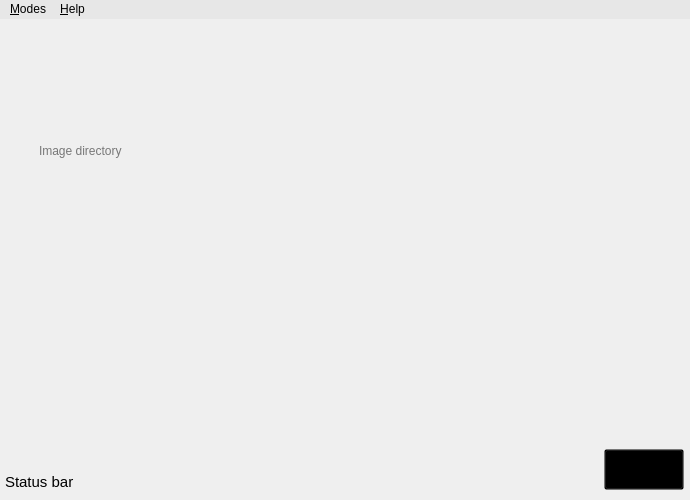
<?xml version="1.0" encoding="UTF-8"?>
<ui version="4.0">
 <class>MainWindow</class>
 <widget class="QMainWindow" name="MainWindow">
  <property name="windowModality">
   <enum>Qt::NonModal</enum>
  </property>
  <property name="enabled">
   <bool>true</bool>
  </property>
  <property name="geometry">
   <rect>
    <x>0</x>
    <y>0</y>
    <width>690</width>
    <height>500</height>
   </rect>
  </property>
  <property name="sizePolicy">
   <sizepolicy hsizetype="Fixed" vsizetype="Fixed">
    <horstretch>0</horstretch>
    <verstretch>0</verstretch>
   </sizepolicy>
  </property>
  <property name="maximumSize">
   <size>
    <width>690</width>
    <height>500</height>
   </size>
  </property>
  <property name="windowTitle">
   <string>Face Recognition</string>
  </property>
  <property name="windowIcon">
   <iconset resource="guiResource.qrc">
    <normaloff>:/Icon/icon.ico</normaloff>:/Icon/icon.ico</iconset>
  </property>
  <property name="windowOpacity">
   <double>1.000000000000000</double>
  </property>
  <property name="toolTipDuration">
   <number>0</number>
  </property>
  <property name="styleSheet">
   <string notr="true"/>
  </property>
  <property name="iconSize">
   <size>
    <width>20</width>
    <height>20</height>
   </size>
  </property>
  <property name="animated">
   <bool>true</bool>
  </property>
  <property name="tabShape">
   <enum>QTabWidget::Rounded</enum>
  </property>
  <widget class="QWidget" name="centralWidget">
   <property name="enabled">
    <bool>true</bool>
   </property>
   <property name="styleSheet">
    <string notr="true">QWidget#centralWidget
{
	border-image: url(:/Background/background.jpg);
}</string>
   </property>
   <widget class="QStackedWidget" name="stackedWidget">
    <property name="geometry">
     <rect>
      <x>0</x>
      <y>0</y>
      <width>691</width>
      <height>491</height>
     </rect>
    </property>
    <property name="minimumSize">
     <size>
      <width>0</width>
      <height>0</height>
     </size>
    </property>
    <property name="autoFillBackground">
     <bool>false</bool>
    </property>
    <property name="styleSheet">
     <string notr="true"/>
    </property>
    <property name="frameShape">
     <enum>QFrame::NoFrame</enum>
    </property>
    <property name="frameShadow">
     <enum>QFrame::Plain</enum>
    </property>
    <property name="currentIndex">
     <number>2</number>
    </property>
    <widget class="QWidget" name="Welcome">
     <widget class="QLabel" name="faceRecIcon">
      <property name="geometry">
       <rect>
        <x>50</x>
        <y>80</y>
        <width>581</width>
        <height>401</height>
       </rect>
      </property>
      <property name="text">
       <string>&lt;html&gt;&lt;head/&gt;&lt;body&gt;&lt;p align=&quot;center&quot;&gt;&lt;img  src=&quot;:/WelcomeImage/welcom.png&quot;/&gt;&lt;/p&gt;&lt;/body&gt;&lt;/html&gt;</string>
      </property>
     </widget>
     <widget class="QLabel" name="faceRecTitle">
      <property name="geometry">
       <rect>
        <x>150</x>
        <y>30</y>
        <width>351</width>
        <height>81</height>
       </rect>
      </property>
      <property name="text">
       <string>&lt;html&gt;&lt;head/&gt;&lt;body&gt;&lt;p&gt;&lt;img width=&quot;350&quot; height=&quot;80&quot; src=&quot;:/WelcomeTitle/welcomeTitle.png&quot;/&gt;&lt;/p&gt;&lt;/body&gt;&lt;/html&gt;</string>
      </property>
     </widget>
    </widget>
    <widget class="QWidget" name="Training">
     <widget class="QGroupBox" name="browseBox">
      <property name="geometry">
       <rect>
        <x>20</x>
        <y>100</y>
        <width>421</width>
        <height>60</height>
       </rect>
      </property>
      <property name="styleSheet">
       <string notr="true">border-style: none</string>
      </property>
      <property name="title">
       <string/>
      </property>
      <property name="flat">
       <bool>false</bool>
      </property>
      <property name="checkable">
       <bool>false</bool>
      </property>
      <widget class="QPushButton" name="browseBtn">
       <property name="geometry">
        <rect>
         <x>319</x>
         <y>7</y>
         <width>91</width>
         <height>51</height>
        </rect>
       </property>
       <property name="sizePolicy">
        <sizepolicy hsizetype="Fixed" vsizetype="Fixed">
         <horstretch>0</horstretch>
         <verstretch>0</verstretch>
        </sizepolicy>
       </property>
       <property name="styleSheet">
        <string notr="true">QPushButton#browseBtn:hover
{
	image: url(:/BrowseBtn/browseHover.png);

}

QPushButton#browseBtn:pressed
{
	image: url(:/BrowseBtn/browsePush.png);

}

QPushButton#browseBtn
{
	image: url(:/BrowseBtn/browseDef.png);
	background:transparent;

}</string>
       </property>
       <property name="text">
        <string/>
       </property>
       <property name="iconSize">
        <size>
         <width>10</width>
         <height>10</height>
        </size>
       </property>
       <property name="autoRepeatDelay">
        <number>4</number>
       </property>
       <property name="autoRepeatInterval">
        <number>4</number>
       </property>
      </widget>
      <widget class="QLabel" name="dirImage">
       <property name="geometry">
        <rect>
         <x>4</x>
         <y>10</y>
         <width>311</width>
         <height>41</height>
        </rect>
       </property>
       <property name="text">
        <string>&lt;html&gt;&lt;head/&gt;&lt;body&gt;&lt;p&gt;&lt;img src=&quot;:/Dir/textInsert.png&quot;/&gt;&lt;/p&gt;&lt;/body&gt;&lt;/html&gt;</string>
       </property>
      </widget>
      <widget class="QLineEdit" name="lineEdit">
       <property name="geometry">
        <rect>
         <x>17</x>
         <y>16</y>
         <width>281</width>
         <height>31</height>
        </rect>
       </property>
       <property name="font">
        <font>
         <pointsize>9</pointsize>
        </font>
       </property>
       <property name="autoFillBackground">
        <bool>false</bool>
       </property>
       <property name="styleSheet">
        <string notr="true">QLineEdit 
{
	background:transparent
}

</string>
       </property>
       <property name="text">
        <string/>
       </property>
       <property name="frame">
        <bool>false</bool>
       </property>
       <property name="placeholderText">
        <string>Training directory</string>
       </property>
      </widget>
     </widget>
     <widget class="QPushButton" name="trainBtn">
      <property name="geometry">
       <rect>
        <x>514</x>
        <y>418</y>
        <width>181</width>
        <height>61</height>
       </rect>
      </property>
      <property name="sizePolicy">
       <sizepolicy hsizetype="Fixed" vsizetype="Fixed">
        <horstretch>0</horstretch>
        <verstretch>0</verstretch>
       </sizepolicy>
      </property>
      <property name="styleSheet">
       <string notr="true">
QPushButton#trainBtn:hover
{
	image: url(:/StartTrainingBtn/startTrainingHover.png);
}

QPushButton#trainBtn:pressed
{
	image: url(:/StartTrainingBtn/startTrainingPush.png);
}

QPushButton#trainBtn
{
	image: url(:/StartTrainingBtn/startTrainingDef.png);
	background:transparent;

}







</string>
      </property>
      <property name="text">
       <string/>
      </property>
      <property name="iconSize">
       <size>
        <width>10</width>
        <height>10</height>
       </size>
      </property>
      <property name="autoRepeatDelay">
       <number>4</number>
      </property>
      <property name="autoRepeatInterval">
       <number>4</number>
      </property>
     </widget>
     <widget class="QLabel" name="trainingTitle">
      <property name="geometry">
       <rect>
        <x>150</x>
        <y>10</y>
        <width>311</width>
        <height>71</height>
       </rect>
      </property>
      <property name="text">
       <string>&lt;html&gt;&lt;head/&gt;&lt;body&gt;&lt;p&gt;&lt;img src=&quot;:/TrainingTitle/trainingTitle.png&quot;/&gt;&lt;/p&gt;&lt;/body&gt;&lt;/html&gt;</string>
      </property>
     </widget>
     <widget class="QLabel" name="statusBar">
      <property name="geometry">
       <rect>
        <x>5</x>
        <y>447</y>
        <width>491</width>
        <height>31</height>
       </rect>
      </property>
      <property name="font">
       <font>
        <pointsize>11</pointsize>
       </font>
      </property>
      <property name="text">
       <string>Status bar</string>
      </property>
     </widget>
    </widget>
    <widget class="QWidget" name="Testing">
     <widget class="QLabel" name="label">
      <property name="geometry">
       <rect>
        <x>269</x>
        <y>24</y>
        <width>141</width>
        <height>71</height>
       </rect>
      </property>
      <property name="text">
       <string>&lt;html&gt;&lt;head/&gt;&lt;body&gt;&lt;p&gt;&lt;img src=&quot;:/TestingTitle/testingTitle.png&quot;/&gt;&lt;/p&gt;&lt;/body&gt;&lt;/html&gt;</string>
      </property>
     </widget>
     <widget class="QPushButton" name="testBtn">
      <property name="geometry">
       <rect>
        <x>604</x>
        <y>430</y>
        <width>80</width>
        <height>41</height>
       </rect>
      </property>
      <property name="sizePolicy">
       <sizepolicy hsizetype="Fixed" vsizetype="Fixed">
        <horstretch>0</horstretch>
        <verstretch>0</verstretch>
       </sizepolicy>
      </property>
      <property name="styleSheet">
       <string notr="true">
QPushButton#testBtn:hover
{
	
	image: url(:/TestBtn/testHover.png);
}

QPushButton#testBtn:pressed
{
	
	image: url(:/TestBtn/testPush.png);
}

QPushButton#testBtn
{
	
	image: url(:/TestBtn/testDef.png);
	background:transparent;

}







</string>
      </property>
      <property name="text">
       <string/>
      </property>
      <property name="iconSize">
       <size>
        <width>10</width>
        <height>10</height>
       </size>
      </property>
      <property name="autoRepeatDelay">
       <number>4</number>
      </property>
      <property name="autoRepeatInterval">
       <number>4</number>
      </property>
     </widget>
     <widget class="QLabel" name="statusBar_2">
      <property name="geometry">
       <rect>
        <x>5</x>
        <y>447</y>
        <width>491</width>
        <height>31</height>
       </rect>
      </property>
      <property name="font">
       <font>
        <pointsize>11</pointsize>
       </font>
      </property>
      <property name="text">
       <string>Status bar</string>
      </property>
     </widget>
     <widget class="QLabel" name="label_2">
      <property name="geometry">
       <rect>
        <x>40</x>
        <y>167</y>
        <width>276</width>
        <height>275</height>
       </rect>
      </property>
      <property name="styleSheet">
       <string notr="true">QLabel#label_2
{
    #border: 2px solid gray;
   #border-radius: 130px;
    #selection-background-color: darkgray;
	#shadow : 10px 10px 5px grey;
}</string>
      </property>
      <property name="text">
       <string>&lt;html&gt;&lt;head/&gt;&lt;body&gt;&lt;p&gt;&lt;img  src=&quot;:/DefaultImage/defualtImage.png&quot;/&gt;&lt;/p&gt;&lt;/body&gt;&lt;/html&gt;</string>
      </property>
      <property name="alignment">
       <set>Qt::AlignLeading|Qt::AlignLeft|Qt::AlignTop</set>
      </property>
     </widget>
     <widget class="QGroupBox" name="browseBoxTesting">
      <property name="geometry">
       <rect>
        <x>20</x>
        <y>100</y>
        <width>421</width>
        <height>60</height>
       </rect>
      </property>
      <property name="styleSheet">
       <string notr="true">border-style: none</string>
      </property>
      <property name="title">
       <string/>
      </property>
      <property name="flat">
       <bool>false</bool>
      </property>
      <property name="checkable">
       <bool>false</bool>
      </property>
      <widget class="QPushButton" name="browseBtnTesting">
       <property name="geometry">
        <rect>
         <x>319</x>
         <y>7</y>
         <width>91</width>
         <height>51</height>
        </rect>
       </property>
       <property name="sizePolicy">
        <sizepolicy hsizetype="Fixed" vsizetype="Fixed">
         <horstretch>0</horstretch>
         <verstretch>0</verstretch>
        </sizepolicy>
       </property>
       <property name="styleSheet">
        <string notr="true">QPushButton#browseBtnTesting:hover
{
	image: url(:/BrowseBtn/browseHover.png);

}

QPushButton#browseBtnTesting:pressed
{
	image: url(:/BrowseBtn/browsePush.png);

}

QPushButton#browseBtnTesting
{
	image: url(:/BrowseBtn/browseDef.png);
	background:transparent;

}</string>
       </property>
       <property name="text">
        <string/>
       </property>
       <property name="iconSize">
        <size>
         <width>10</width>
         <height>10</height>
        </size>
       </property>
       <property name="autoRepeatDelay">
        <number>4</number>
       </property>
       <property name="autoRepeatInterval">
        <number>4</number>
       </property>
      </widget>
      <widget class="QLabel" name="dirImageTesting">
       <property name="geometry">
        <rect>
         <x>4</x>
         <y>10</y>
         <width>311</width>
         <height>41</height>
        </rect>
       </property>
       <property name="text">
        <string>&lt;html&gt;&lt;head/&gt;&lt;body&gt;&lt;p&gt;&lt;img src=&quot;:/Dir/textInsert.png&quot;/&gt;&lt;/p&gt;&lt;/body&gt;&lt;/html&gt;</string>
       </property>
      </widget>
      <widget class="QLineEdit" name="lineEditTesting">
       <property name="geometry">
        <rect>
         <x>17</x>
         <y>16</y>
         <width>281</width>
         <height>31</height>
        </rect>
       </property>
       <property name="font">
        <font>
         <pointsize>9</pointsize>
        </font>
       </property>
       <property name="autoFillBackground">
        <bool>false</bool>
       </property>
       <property name="styleSheet">
        <string notr="true">QLineEdit 
{
	background:transparent
}

</string>
       </property>
       <property name="text">
        <string/>
       </property>
       <property name="frame">
        <bool>false</bool>
       </property>
       <property name="placeholderText">
        <string>Image directory</string>
       </property>
      </widget>
     </widget>
    </widget>
   </widget>
  </widget>
  <widget class="QMenuBar" name="menubar">
   <property name="geometry">
    <rect>
     <x>0</x>
     <y>0</y>
     <width>690</width>
     <height>26</height>
    </rect>
   </property>
   <property name="styleSheet">
    <string notr="true">background-color: rgb(231, 231, 231);
selection-color: rgb(0, 0, 0);
selection-background-color: rgb(154, 201, 254);
</string>
   </property>
   <widget class="QMenu" name="menu_file">
    <property name="title">
     <string>&amp;Modes</string>
    </property>
    <addaction name="actionTrain"/>
    <addaction name="actionTesting"/>
    <addaction name="separator"/>
    <addaction name="actionExit"/>
   </widget>
   <widget class="QMenu" name="menu_Help">
    <property name="title">
     <string>&amp;Help</string>
    </property>
    <addaction name="actionHow_to_use"/>
    <addaction name="actionAbout"/>
   </widget>
   <addaction name="menu_file"/>
   <addaction name="menu_Help"/>
  </widget>
  <action name="actionTrain">
   <property name="text">
    <string>Training</string>
   </property>
  </action>
  <action name="actionTesting">
   <property name="text">
    <string>Testing</string>
   </property>
  </action>
  <action name="actionExit">
   <property name="text">
    <string>Exit</string>
   </property>
  </action>
  <action name="actionHow_to_use">
   <property name="text">
    <string>How to use</string>
   </property>
  </action>
  <action name="actionAbout">
   <property name="text">
    <string>About</string>
   </property>
  </action>
 </widget>
 <resources>
  <include location="guiResource.qrc"/>
 </resources>
 <connections/>
</ui>
